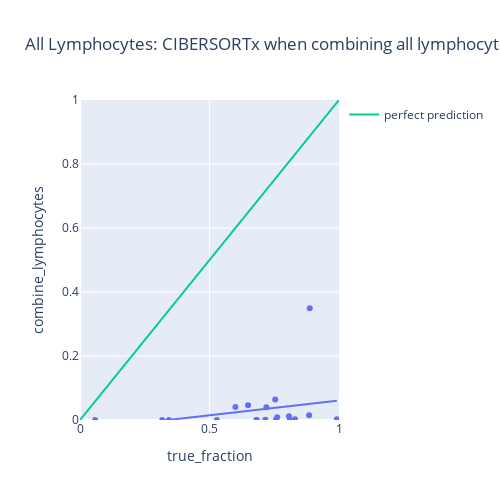

Write notebook code for a chart like this one.
### Code cell
fig = px.scatter(
    df.loc["Lymphocytes"],
    x="true_fraction",
    y="combine_lymphocytes",
    title="All Lymphocytes: CIBERSORTx when combining all lymphocytes (B, NK, T), versus truth",
    trendline="ols"
)
fig.add_trace(go.Scatter(x=[0, 1], y=[0, 1], mode='lines', name='perfect prediction'))
fig.update_xaxes(range=[0, 1])
fig.update_yaxes(range=[0, 1])
fig.update_layout(width=500, height=500)
fig.show()

### Figure 1 — Plotly figure (JSON) as saved in the notebook; plotly's stock layout.template omitted (floating-point values rounded to 4 significant figures)
{"data": [{"hovertemplate": "true_fraction=%{x}<br>combine_lymphocytes=%{y}<extra></extra>", "legendgroup": "", "marker": {"color": "#636efa", "symbol": "circle"}, "mode": "markers", "name": "", "orientation": "v", "showlegend": false, "type": "scatter", "x": [0.6, 0.3175, 0.8871, 0.7562, 0.5283, 0.6823, 0.8101, 0.8301, 0.3431, 0.0582, 0.9918, 0.7158, 0.7195, 0.8847, 0.7537, 0.7613, 0.8067, 0.6812, 0.6488], "xaxis": "x", "y": [0.04063, 0, 0.3493, 0, 0, 0, 0, 0.002184, 0, 0, 0.002318, 0.0007918, 0.04005, 0.01488, 0.06392, 0.008402, 0.01175, 0, 0.04595], "yaxis": "y"}, {"hovertemplate": "<b>OLS trendline</b><br>combine_lymphocytes = 0.0920818 * true_fraction + -0.0313841<br>R<sup>2</sup>=0.068249<br><br>true_fraction=%{x}<br>combine_lymphocytes=%{y} <b>(trend)</b><extra></extra>", "legendgroup": "", "marker": {"color": "#636efa", "symbol": "circle"}, "mode": "lines", "name": "", "showlegend": false, "type": "scatter", "x": [0.0582, 0.3175, 0.3431, 0.5283, 0.6, 0.6488, 0.6812, 0.6823, 0.7158, 0.7195, 0.7537, 0.7562, 0.7613, 0.8067, 0.8101, 0.8301, 0.8847, 0.8871, 0.9918], "xaxis": "x", "y": [-0.02602, -0.002148, 0.0002092, 0.01726, 0.02386, 0.02836, 0.03134, 0.03144, 0.03453, 0.03487, 0.03802, 0.03825, 0.03872, 0.0429, 0.04321, 0.04505, 0.05008, 0.0503, 0.05994], "yaxis": "y"}, {"mode": "lines", "name": "perfect prediction", "type": "scatter", "x": [0, 1], "y": [0, 1]}], "layout": {"height": 500, "legend": {"tracegroupgap": 0}, "title": {"text": "All Lymphocytes: CIBERSORTx when combining all lymphocytes (B, NK, T), versus truth"}, "width": 500, "xaxis": {"anchor": "y", "domain": [0, 1], "range": [0, 1], "title": {"text": "true_fraction"}}, "yaxis": {"anchor": "x", "domain": [0, 1], "range": [0, 1], "title": {"text": "combine_lymphocytes"}}}}
